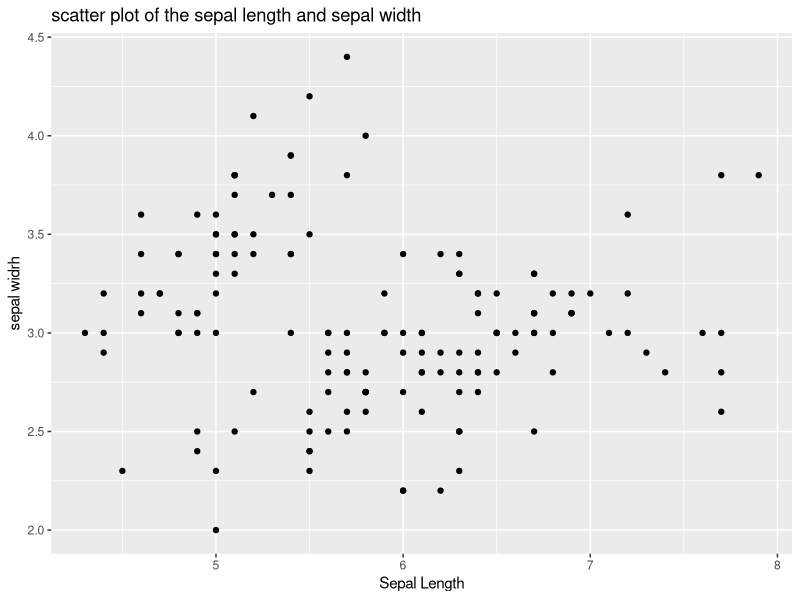
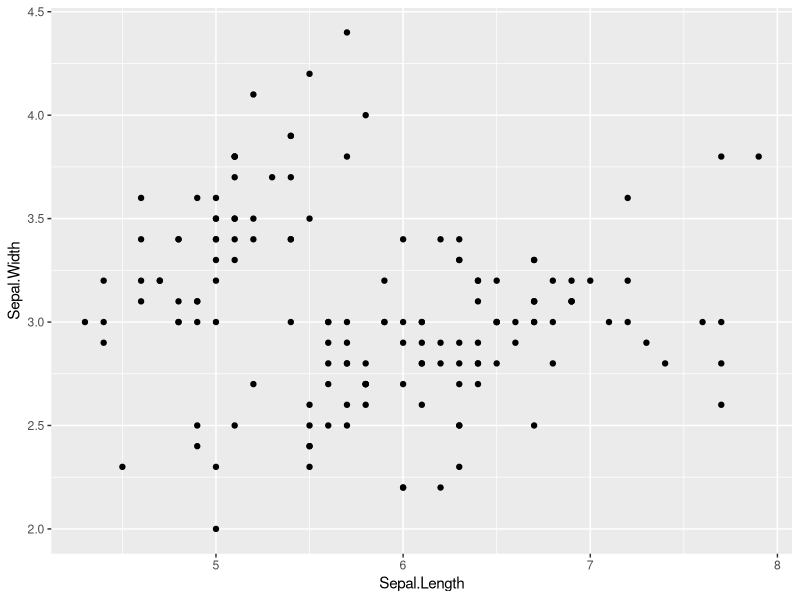
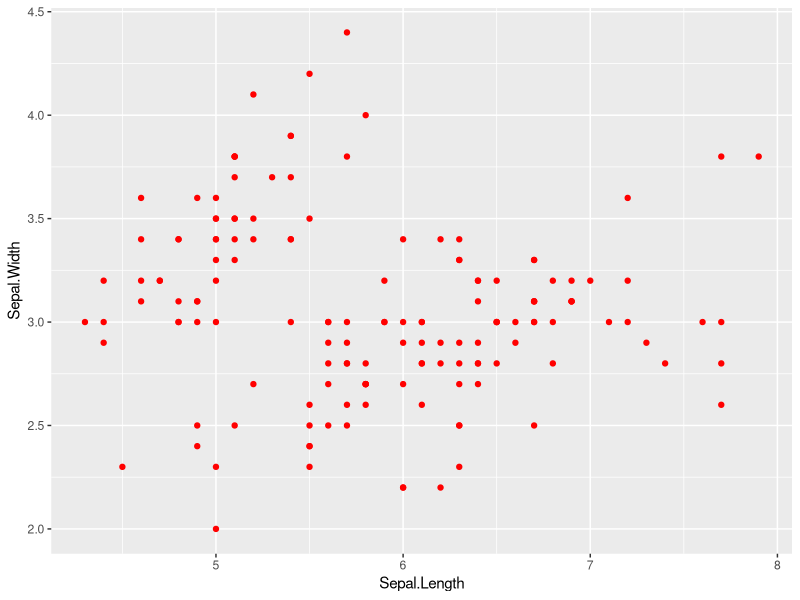
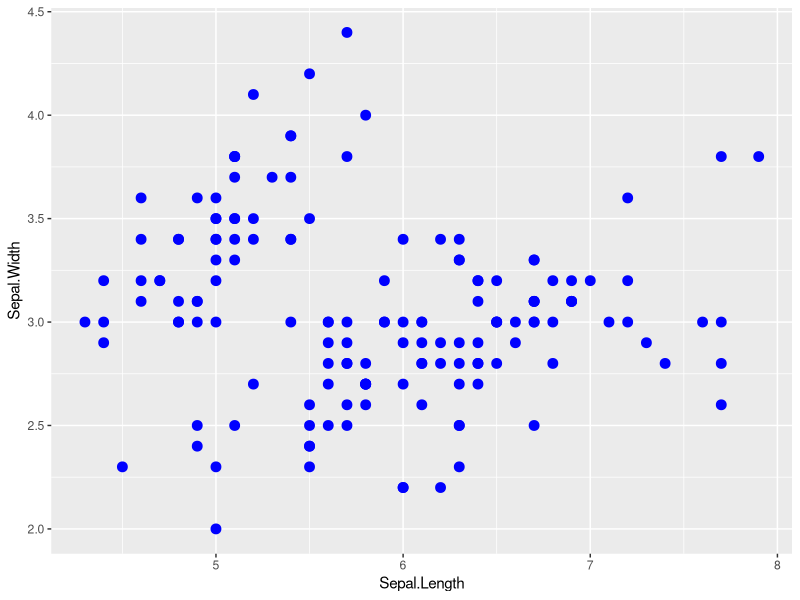
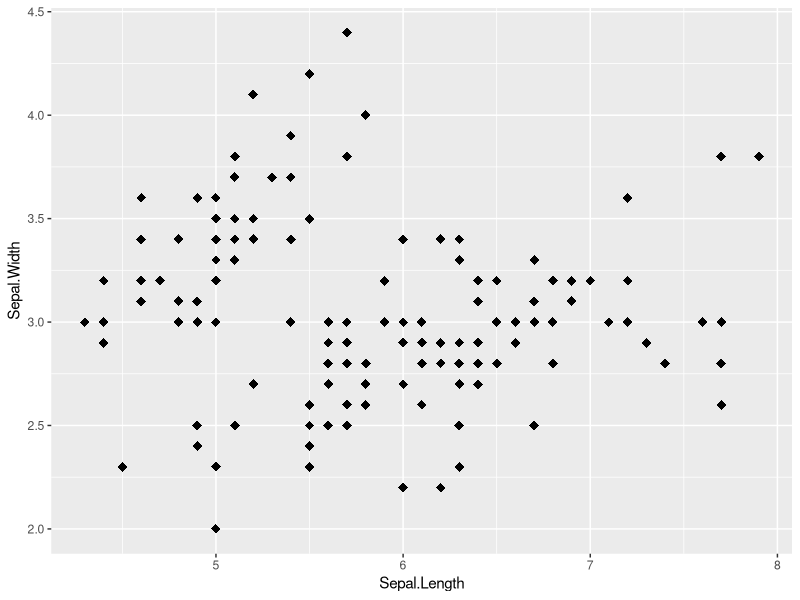
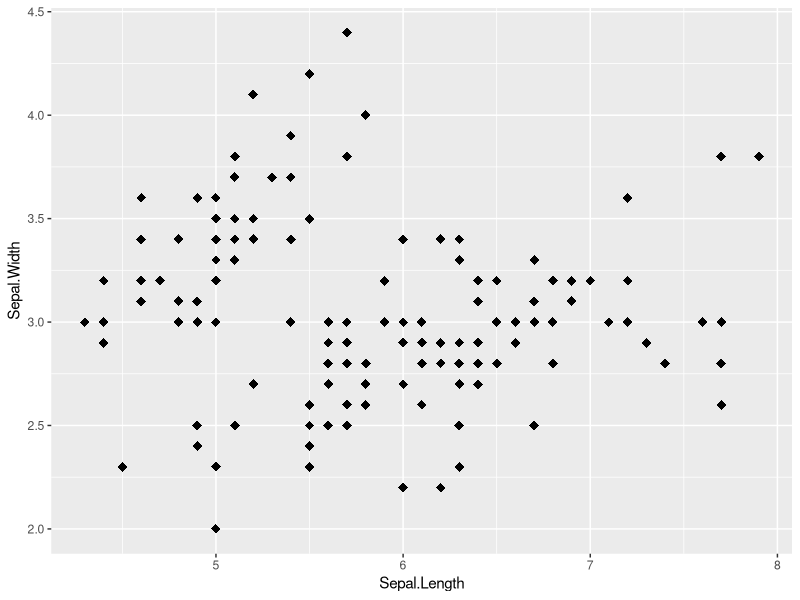
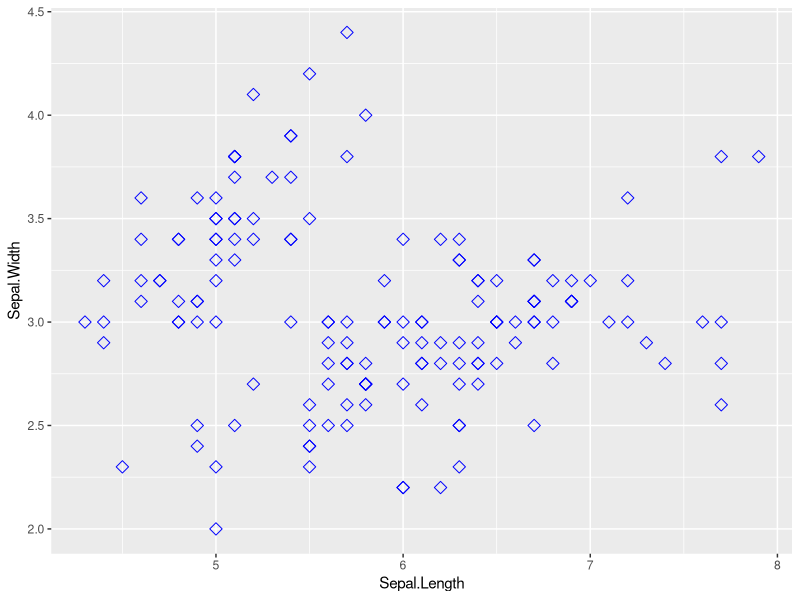
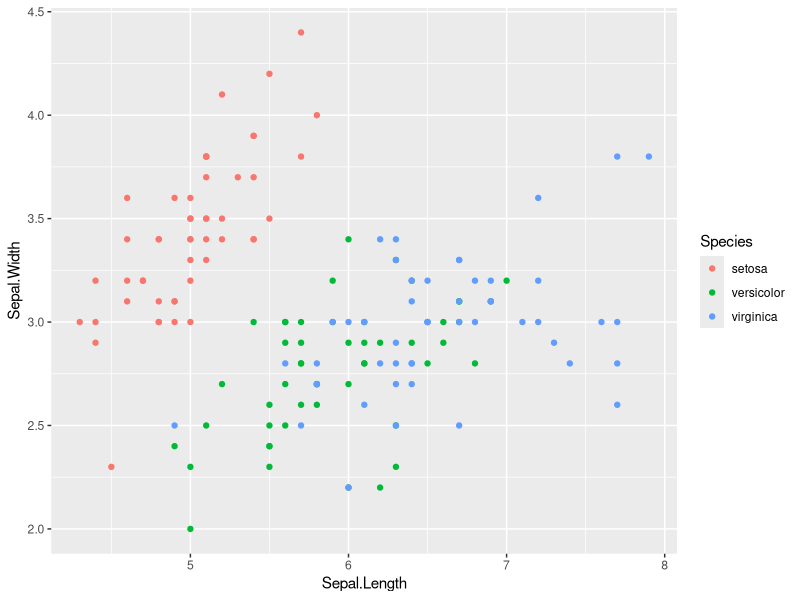

These charts were generated, in order, by the following R code:
## ---- chunk 1
knitr::opts_chunk$set(echo = TRUE)
## ---- chunk 2
library(ggplot2)
library(dplyr)
## ---- chunk 3
data("iris")
## ---- chunk 4
ggplot(data = iris) + geom_point(mapping= aes(x = Sepal.Length, y= Sepal.Width))+
  labs(title = "scatter plot of the sepal length and sepal width", x = "Sepal Length", y= "sepal widrh")
## ---- chunk 5
ggplot(data = iris)+
  aes(x= Sepal.Length, y= Sepal.Width)+
  geom_point()


ggplot(data = iris, aes(x=Sepal.Length, y=Sepal.Width))+
  geom_point(color = "red")

ggplot(data = iris, aes(x=Sepal.Length, y=Sepal.Width))+
  geom_point(size= 3, col= "blue")


ggplot(data = iris, aes(x=Sepal.Length, y=Sepal.Width))+
  geom_point(size= 3, shape=18)

ggplot(data = iris, aes(x=Sepal.Length, y=Sepal.Width))+
  geom_point(size= 3, shape=18)


ggplot(data = iris, aes(x=Sepal.Length, y=Sepal.Width))+
  geom_point(size= 3, shape="diamond filled", col= "blue")

ggplot(data = iris, aes(x=Sepal.Length, y=Sepal.Width,col= Species))+
  geom_point()


ggplot(data = iris, aes(x=Sepal.Length, y=Sepal.Width,col= Species))+
  geom_point()+
  labs(title = "scatter plot of the sepal length and sepal width", x = "Sepal", y= "sepal widrh")
## ---- chunk 6
ggplot(data = iris, aes(x= Sepal.Length))+
  geom_histogram(binwidth =.3, fill= "lightgreen", col="black")

ggplot(data = iris, aes(x= Sepal.Length))+
  geom_histogram(bins =15, fill= "lightgreen", col="black")
 
ggplot(data = iris, aes(x= Sepal.Length,fill= Species))+
  geom_histogram(binwidth =.3,  col="black")

ggplot(data = iris, aes(x= Sepal.Length,fill= Species))+
  geom_histogram(binwidth =.3,  col="black", alpha= .5)

